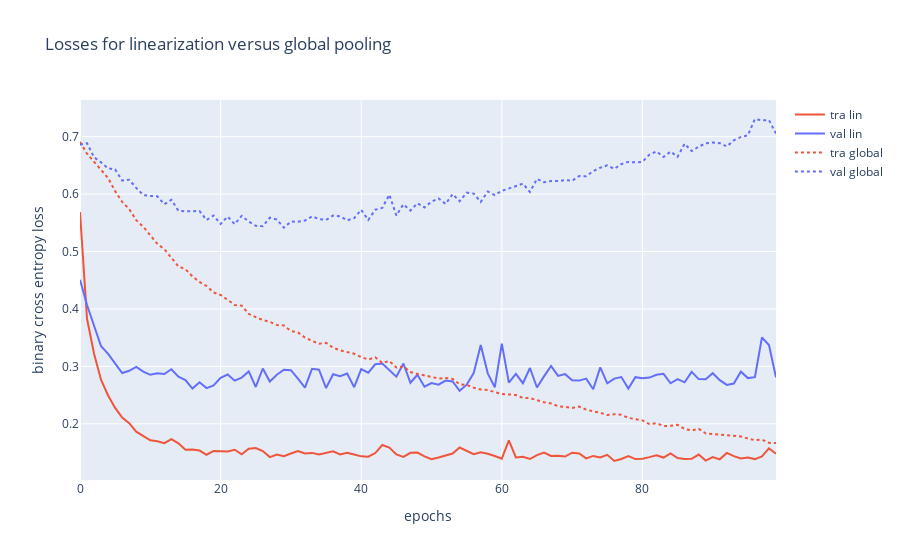

The notebook cell this image was saved under:
### Code cell
import plotly.graph_objs as go
import numpy as np

x = np.arange(100)
trace1 = go.Scatter(x=x, y=tra_loss1, name='tra lin', line=dict(color='#EF553B'))
trace2 = go.Scatter(x=x, y=val_loss1, name='val lin', line=dict(color='#636EFA'))
trace3 = go.Scatter(x=x, y=tra_loss2, name='tra global', line=dict(color='#EF553B',dash='dot'))
trace4 = go.Scatter(x=x, y=val_loss2, name='val global', line=dict(color='#636EFA',dash='dot'))

layout=dict(
    title='Losses for linearization versus global pooling',
    xaxis_title='epochs',
    yaxis_title='binary cross entropy loss',
    )
fig = go.Figure([trace1,trace2,trace3,trace4], layout)
fig.show()
